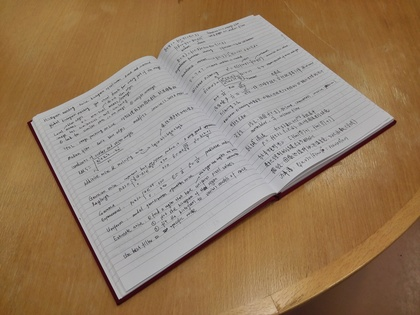
%> input picture Silouette_Recons/recon2/1.jpg, 420 x 315 px, shrunk from 3264 x 2448 before the run
$ octave proj_2.m   (GNU Octave 9; MATLAB toolbox functions it lacks are replaced by stand-ins)
%> lines starting %> are read from the running program, lines starting %| are printed output that depends on the picture
clear all;
close all;
clc;
%无法运行
img= imread('1.jpg');
%> img is the input picture: size 315x420x3 uint8; mean R, G, B 151.1, 127.1, 101
img= rgb2gray(img);
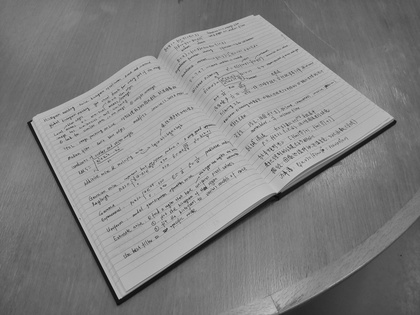
%> img: size 315x420 uint8; min 9, max 201, mean 131.3
imshow(mat2gray(img));
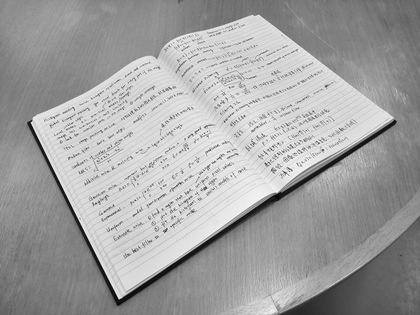
%> displayed picture: size 315x420, on the screen's scale of 0 to 255; min 0, max 255, mean 162.4
[M N] = size(img);
%> M = 315; N = 420

%> (the run ends here)

$ run again, with Silouette_Recons/recon2/2.jpg copied over Silouette_Recons/recon2/1.jpg
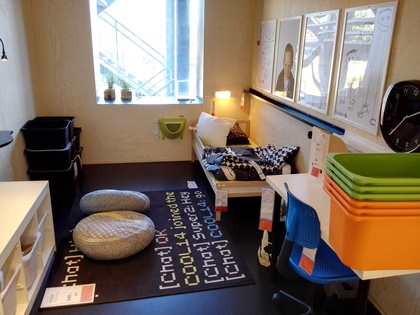
%> input picture Silouette_Recons/recon2/2.jpg, 420 x 315 px, shrunk from 3264 x 2448 before the run
%> img is the input picture: size 315x420x3 uint8; mean R, G, B 126.6, 112.2, 100.3
%> `img= rgb2gray(img);`:
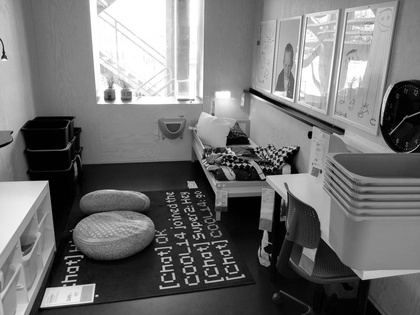
%> img: size 315x420 uint8; min 0, max 255, mean 115.1

$ run again, with Silouette_Recons/recon2/image.jpg copied over Silouette_Recons/recon2/1.jpg
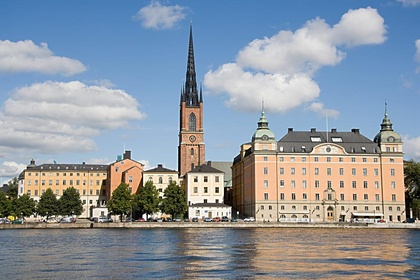
%> input picture Silouette_Recons/recon2/image.jpg, 420 x 280 px, shrunk from 1024 x 683 before the run
%> img is the input picture: size 280x420x3 uint8; mean R, G, B 142, 150.6, 160
%> `img= rgb2gray(img);`:
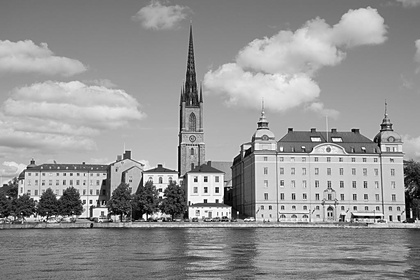
%> img: size 280x420 uint8; min 0, max 255, mean 149.1
